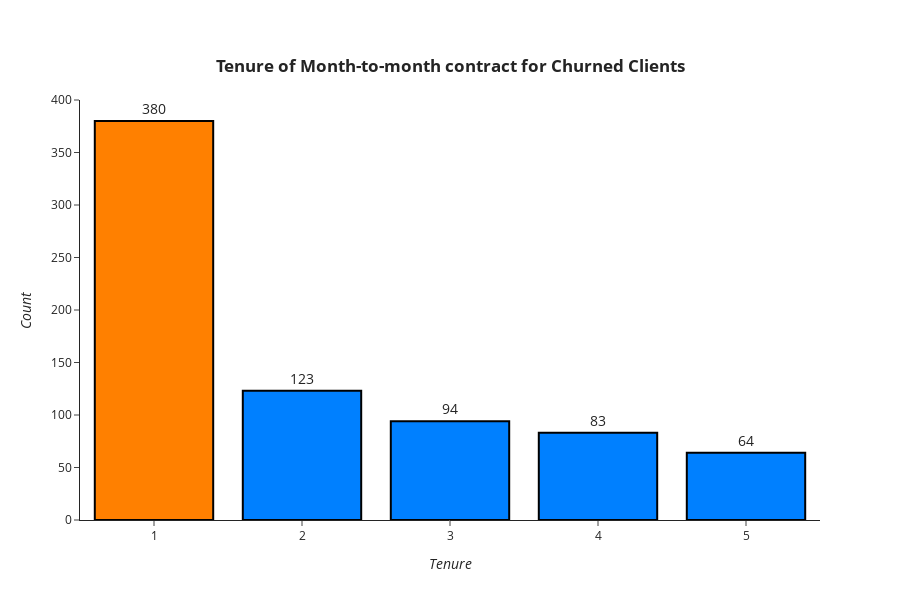

The code cell stored with this chart in its notebook:
### Code cell
df_aux = dataset.query(('Contract == Month-to-month') and ('Churn == "Yes"'))
df_aux = df_aux["tenure"].value_counts().head(5)
bar_plot(df_aux, "<b>Tenure of Month-to-month contract for Churned Clients</b>",
         "<i>Tenure</i>", "<i>Count</i>")

### Figure 1 — Plotly figure (JSON) as saved in the notebook; plotly's stock layout.template omitted (floating-point values rounded to 4 significant figures)
{"data": [{"marker": {"color": ["#ff8000", "#0080ff", "#0080ff", "#0080ff", "#0080ff"], "line": {"color": "#000000", "width": 2}}, "text": [380.0, 123.0, 94.0, 83.0, 64.0], "textfont": {"size": 14}, "textposition": "outside", "type": "bar", "x": [1, 2, 3, 4, 5], "y": [380, 123, 94, 83, 64]}], "layout": {"autosize": false, "height": 600, "title": {"text": "<b>Tenure of Month-to-month contract for Churned Clients</b>", "x": 0.5, "xanchor": "center", "y": 0.9, "yanchor": "top"}, "xaxis": {"title": {"text": "<i>Tenure</i>"}}, "yaxis": {"automargin": true, "title": {"text": "<i>Count</i>"}}}}
